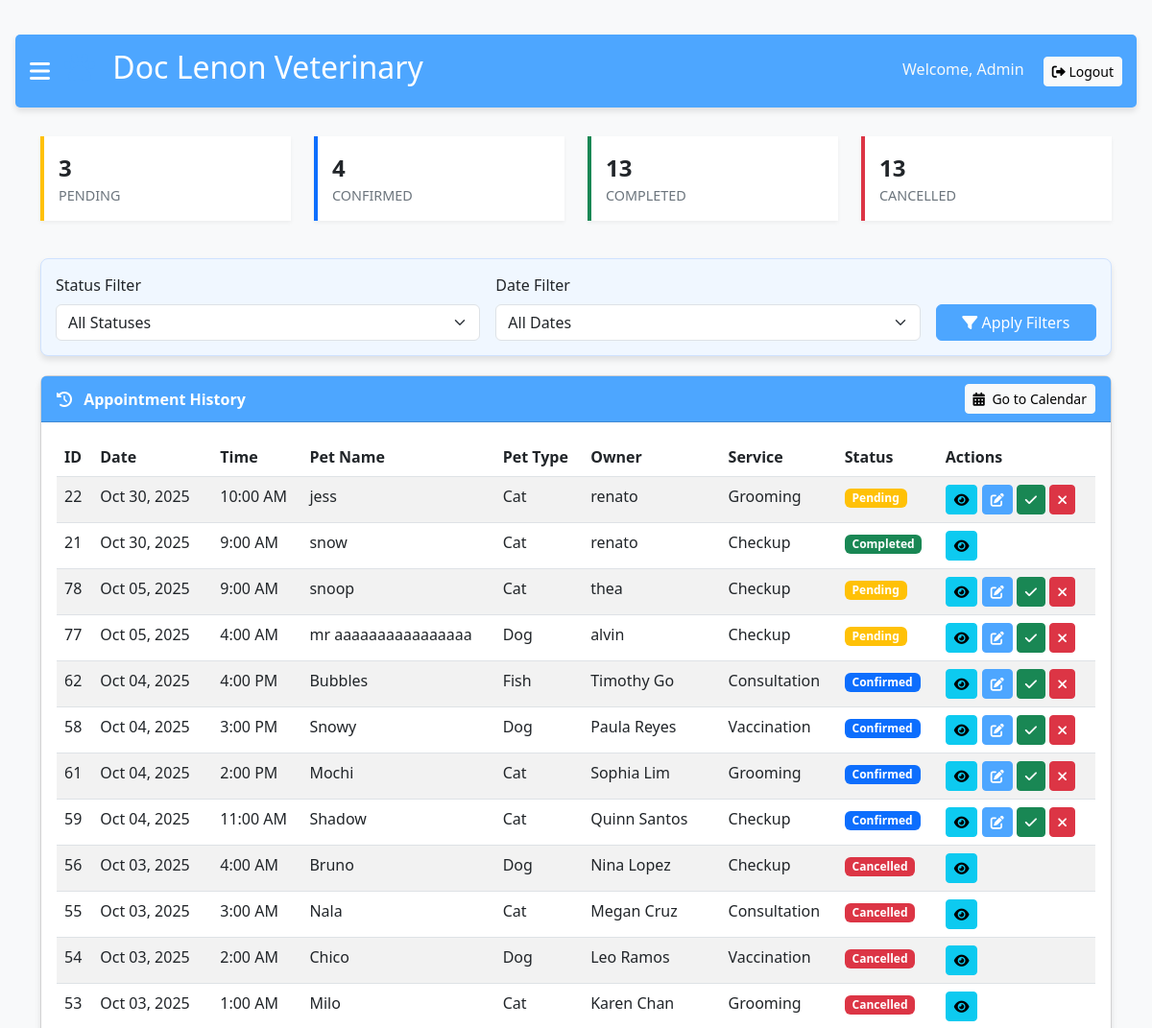
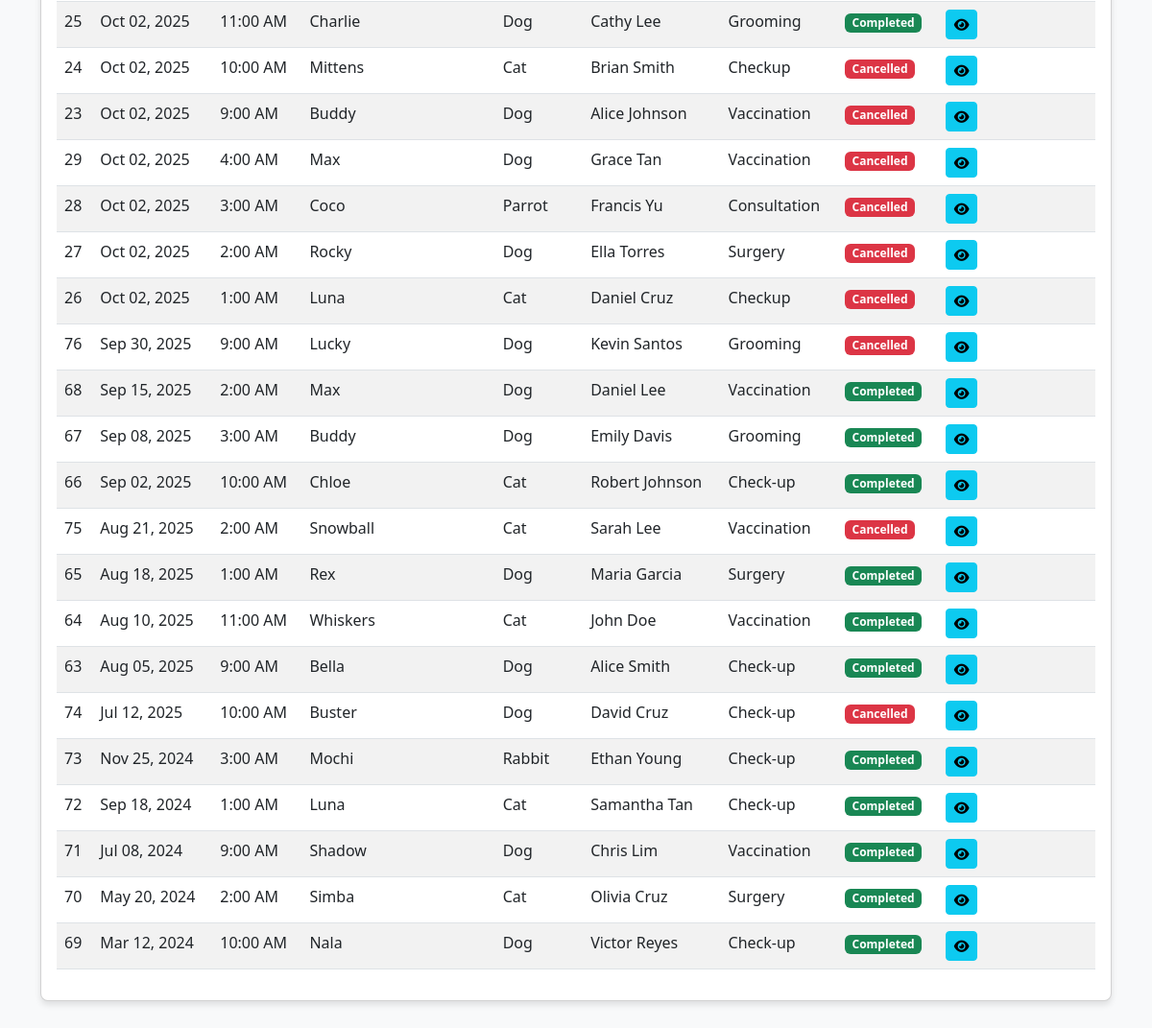
Page /history1.php (signed in) on the committed database (2 pictures, top to bottom).
### tables this page shows
CREATE TABLE `appointments` (
  `id` int(11) NOT NULL,
  `appointment_date` date NOT NULL,
  `appointment_time` time NOT NULL,
  `pet_name` varchar(100) NOT NULL,
  `pet_type` varchar(50) NOT NULL,
  `owner_name` varchar(100) NOT NULL,
  `owner_phone` varchar(20) NOT NULL,
  `service_type` varchar(50) NOT NULL,
  `notes` text DEFAULT NULL,
  `status` varchar(20) DEFAULT 'Pending',
  `created_at` timestamp NOT NULL DEFAULT current_timestamp()
);

### history1.php (the view, shortened to what this page needs)
<?php
$servername = "localhost";
$username = "root";
$password = "";
$dbname = "taho";
$conn = new mysqli($servername, $username, $password, $dbname);
$status_filter = isset($_GET['status']) ? $_GET['status'] : 'all';
$date_filter = isset($_GET['date_filter']) ? $_GET['date_filter'] : 'all';
$sql = "SELECT id, appointment_date, appointment_time, pet_name, pet_type, owner_name, owner_phone, service_type, notes, status, created_at
        FROM appointments WHERE 1=1";
$sql .= " ORDER BY appointment_date DESC, appointment_time DESC";
$result = $conn->query($sql);
$appointments = [];
if ($result && $result->num_rows > 0) {
    while ($row = $result->fetch_assoc()) {
        $appointments[] = $row;
    }
}
$stats_sql = "SELECT
                COUNT(*) as total,
                SUM(CASE WHEN status = 'Pending' THEN 1 ELSE 0 END) as pending,
                SUM(CASE WHEN status = 'Confirmed' THEN 1 ELSE 0 END) as confirmed,
                SUM(CASE WHEN status = 'Completed' THEN 1 ELSE 0 END) as completed,
                SUM(CASE WHEN status = 'Cancelled' THEN 1 ELSE 0 END) as cancelled,
                SUM(CASE WHEN appointment_date < CURDATE() THEN 1 ELSE 0 END) as past,
                SUM(CASE WHEN appointment_date = CURDATE() THEN 1 ELSE 0 END) as today,
                SUM(CASE WHEN appointment_date > CURDATE() THEN 1 ELSE 0 END) as upcoming
              FROM appointments";
$stats_result = $conn->query($stats_sql);
$stats = $stats_result->fetch_assoc();
?>
<!DOCTYPE html>
<html lang="en">
<head>
    <link href="https://cdn.jsdelivr.net/npm/bootstrap@5.3.0-alpha1/dist/css/bootstrap.min.css" rel="stylesheet">
    <link rel="stylesheet" href="https://cdnjs.cloudflare.com/ajax/libs/font-awesome/6.0.0/css/all.min.css">
    <link rel="stylesheet" href="https://cdn.datatables.net/1.11.5/css/dataTables.bootstrap5.min.css">
</head>
<body>
    <div id="main" class="main-content">
        <div class="admin-header">
            <div class="d-flex align-items-center">
                <span class="burger-menu" onclick="openNav()">
                    <i class="fas fa-bars"></i>
                </span>
                <h2><i class="fas fa-paw paw-logo"></i> Doc Lenon Veterinary</h2>
            </div>
            <div>
                <span class="text-light me-3">Welcome, Admin</span>
                <a href="?logout=1" class="btn btn-light btn-sm">
                    <i class="fas fa-sign-out-alt"></i> Logout
                </a>
            </div>
        </div>
        <div class="container">
            <div class="row mb-4">
                <div class="col-md-3">
                    <div class="stats-card stats-card-pending">
                        <div class="stats-number"><?php echo $stats['pending']; ?></div>
                        <div class="stats-title">Pending</div>
                    </div>
                </div>
                <div class="col-md-3">
                    <div class="stats-card stats-card-confirmed">
                        <div class="stats-number"><?php echo $stats['confirmed']; ?></div>
                        <div class="stats-title">Confirmed</div>
                    </div>
                </div>
                <div class="col-md-3">
                    <div class="stats-card stats-card-completed">
                        <div class="stats-number"><?php echo $stats['completed']; ?></div>
                        <div class="stats-title">Completed</div>
                    </div>
                </div>
                <div class="col-md-3">
                    <div class="stats-card stats-card-cancelled">
                        <div class="stats-number"><?php echo $stats['cancelled']; ?></div>
                        <div class="stats-title">Cancelled</div>
                    </div>
                </div>
            </div>
            <div class="card filter-card">
                <form id="filterForm" action="history1.php" method="GET" class="row g-3">
                    <div class="col-md-5">
                        <label for="status" class="form-label">Status Filter</label>
                        <select class="form-select" id="status" name="status">
                            <option value="all" <?php echo $status_filter === 'all' ? 'selected' : ''; ?>>All Statuses</option>
                        </select>
                    </div>
                    <div class="col-md-5">
                        <label for="date_filter" class="form-label">Date Filter</label>
                        <select class="form-select" id="date_filter" name="date_filter">
                            <option value="all" <?php echo $date_filter === 'all' ? 'selected' : ''; ?>>All Dates</option>
                        </select>
                    </div>
                    <div class="col-md-2 d-flex align-items-end">
                        <button type="submit" class="btn btn-primary w-100">
                            <i class="fas fa-filter"></i> Apply Filters
                        </button>
                    </div>
                </form>
            </div>
            <div class="card">
                <div class="card-header">
                    <div class="d-flex justify-content-between align-items-center">
                        <div>
                            <i class="fas fa-history me-2"></i> Appointment History
                        </div>
                        <div>
                            <a href="calendar.php" class="btn btn-sm btn-light">
                                <i class="fas fa-calendar-alt me-1"></i> Go to Calendar
                            </a>
                        </div>
                    </div>
                </div>
                <div class="card-body">
                    <div class="table-responsive">
                        <table id="appointmentHistoryTable" class="table table-striped table-hover">
                            <thead>
                                <tr>
                                    <th>ID</th>
                                    <th>Date</th>
                                    <th>Time</th>
                                    <th>Pet Name</th>
                                    <th>Pet Type</th>
                                    <th>Owner</th>
                                    <th>Service</th>
                                    <th>Status</th>
                                    <th>Actions</th>
                                </tr>
                            </thead>
                            <tbody>
                                <?php foreach ($appointments as $appointment): ?>
                                    <tr>
                                        <td><?php echo $appointment['id']; ?></td>
                                        <td><?php echo date('M d, Y', strtotime($appointment['appointment_date'])); ?></td>
                                        <td><?php echo date('g:i A', strtotime($appointment['appointment_time'])); ?></td>
                                        <td><?php echo htmlspecialchars($appointment['pet_name']); ?></td>
                                        <td><?php echo htmlspecialchars($appointment['pet_type']); ?></td>
                                        <td><?php echo htmlspecialchars($appointment['owner_name']); ?></td>
                                        <td><?php echo htmlspecialchars($appointment['service_type']); ?></td>
                                        <td>
                                            <?php
                                                $status_class = '';
                                                switch($appointment['status']) {
                                                    case 'Pending':
                                                        $status_class = 'bg-warning';
                                                        break;
                                                    case 'Confirmed':
                                                        $status_class = 'bg-primary';
                                                        break;
                                                    case 'Completed':
                                                        $status_class = 'bg-success';
                                                        break;
                                                    case 'Cancelled':
                                                        $status_class = 'bg-danger';
                                                        break;
                                                }
                                            ?>
                                            <span class="badge <?php echo $status_class; ?>"><?php echo $appointment['status']; ?></span>
                                        </td>
                                        <td>
                                            <button type="button" class="btn btn-sm btn-info view-btn" data-id="<?php echo $appointment['id']; ?>" title="View Details">
                                                <i class="fas fa-eye"></i>
                                            </button>
                                            <?php if ($appointment['status'] !== 'Completed' && $appointment['status'] !== 'Cancelled'): ?>
                                                <a href="calendar.php?edit_appointment=<?php echo $appointment['id']; ?>" class="btn btn-sm btn-primary" title="Edit">
                                                    <i class="fas fa-edit"></i>
                                                </a>
                                                <button type="button" class="btn btn-sm btn-success complete-btn" data-id="<?php echo $appointment['id']; ?>" title="Mark as Completed">
                                                    <i class="fas fa-check"></i>
                                                </button>
                                                <button type="button" class="btn btn-sm btn-danger cancel-btn" data-id="<?php echo $appointment['id']; ?>" title="Cancel">
                                                    <i class="fas fa-times"></i>
                                                </button>
                                            <?php endif; ?>
                                        </td>
                                    </tr>
                                <?php endforeach; ?>
                            </tbody>
                        </table>
                    </div>
                </div>
            </div>
        </div>
    </div>
</body>
</html>

### history1.php (style rules this page uses)
body { background-color: #f8f9fa; padding-top: 20px; overflow-x: hidden; }
.admin-header { background-color: #4DA6FF; color: white; padding: 15px; margin-bottom: 30px; border-radius: 5px; box-shadow: 0 4px 6px rgba(0, 0, 0, 0.1); display: flex; justify-content: space-between; align-items: center; }
.card { border-radius: 8px; box-shadow: 0 4px 6px rgba(0, 0, 0, 0.1); margin-bottom: 30px; }
.card-header { background-color: #4DA6FF; color: white; font-weight: bold; }
.btn-primary { background-color: #4DA6FF; border-color: #4DA6FF; }
.paw-logo { color: #4DA6FF; margin-right: 10px; }
.main-content { transition: margin-left .5s; padding: 16px; }
.burger-menu { font-size: 24px; cursor: pointer; color: white; margin-right: 15px; }
.filter-card { margin-bottom: 20px; padding: 15px; border-radius: 8px; background-color: #f0f7ff; border: 1px solid #cfe2ff; }
.stats-card { border-left: 4px solid; background-color: white; padding: 15px; margin-bottom: 15px; box-shadow: 0 2px 4px rgba(0,0,0,0.05); }
.stats-card-pending { border-left-color: #ffc107; }
.stats-card-confirmed { border-left-color: #0d6efd; }
.stats-card-completed { border-left-color: #198754; }
.stats-card-cancelled { border-left-color: #dc3545; }
.stats-number { font-size: 1.5rem; font-weight: bold; }
.stats-title { font-size: 0.9rem; color: #6c757d; text-transform: uppercase; }

### rows in the picture
appointments: id "22", appointment_date "Oct 30, 2025", appointment_time "10:00 AM", pet_name "jess", pet_type "Cat", owner_name "renato", service_type "Grooming", status "Pending"
appointments: id "21", appointment_date "Oct 30, 2025", appointment_time "9:00 AM", pet_name "snow", pet_type "Cat", owner_name "renato", service_type "Checkup", status "Completed"
appointments: id "78", appointment_date "Oct 05, 2025", appointment_time "9:00 AM", pet_name "snoop", pet_type "Cat", owner_name "thea", service_type "Checkup", status "Pending"
appointments: id "77", appointment_date "Oct 05, 2025", appointment_time "4:00 AM", pet_name "mr aaaaaaaaaaaaaaaa", pet_type "Dog", owner_name "alvin", service_type "Checkup", status "Pending"
appointments: id "62", appointment_date "Oct 04, 2025", appointment_time "4:00 PM", pet_name "Bubbles", pet_type "Fish", owner_name "Timothy Go", service_type "Consultation", status "Confirmed"
appointments: id "58", appointment_date "Oct 04, 2025", appointment_time "3:00 PM", pet_name "Snowy", pet_type "Dog", owner_name "Paula Reyes", service_type "Vaccination", status "Confirmed"
appointments: id "61", appointment_date "Oct 04, 2025", appointment_time "2:00 PM", pet_name "Mochi", pet_type "Cat", owner_name "Sophia Lim", service_type "Grooming", status "Confirmed"
appointments: id "59", appointment_date "Oct 04, 2025", appointment_time "11:00 AM", pet_name "Shadow", pet_type "Cat", owner_name "Quinn Santos", service_type "Checkup", status "Confirmed"
appointments: id "56", appointment_date "Oct 03, 2025", appointment_time "4:00 AM", pet_name "Bruno", pet_type "Dog", owner_name "Nina Lopez", service_type "Checkup", status "Cancelled"
appointments: id "55", appointment_date "Oct 03, 2025", appointment_time "3:00 AM", pet_name "Nala", pet_type "Cat", owner_name "Megan Cruz", service_type "Consultation", status "Cancelled"
appointments: id "54", appointment_date "Oct 03, 2025", appointment_time "2:00 AM", pet_name "Chico", pet_type "Dog", owner_name "Leo Ramos", service_type "Vaccination", status "Cancelled"
appointments: id "53", appointment_date "Oct 03, 2025", appointment_time "1:00 AM", pet_name "Milo", pet_type "Cat", owner_name "Karen Chan", service_type "Grooming", status "Cancelled"
appointments: id "25", appointment_date "Oct 02, 2025", appointment_time "11:00 AM", pet_name "Charlie", pet_type "Dog", owner_name "Cathy Lee", service_type "Grooming", status "Completed"
appointments: id "24", appointment_date "Oct 02, 2025", appointment_time "10:00 AM", pet_name "Mittens", pet_type "Cat", owner_name "Brian Smith", service_type "Checkup", status "Cancelled"
appointments: id "23", appointment_date "Oct 02, 2025", appointment_time "9:00 AM", pet_name "Buddy", pet_type "Dog", owner_name "Alice Johnson", service_type "Vaccination", status "Cancelled"
appointments: id "29", appointment_date "Oct 02, 2025", appointment_time "4:00 AM", pet_name "Max", pet_type "Dog", owner_name "Grace Tan", service_type "Vaccination", status "Cancelled"
appointments: id "28", appointment_date "Oct 02, 2025", appointment_time "3:00 AM", pet_name "Coco", pet_type "Parrot", owner_name "Francis Yu", service_type "Consultation", status "Cancelled"
appointments: id "27", appointment_date "Oct 02, 2025", appointment_time "2:00 AM", pet_name "Rocky", pet_type "Dog", owner_name "Ella Torres", service_type "Surgery", status "Cancelled"
appointments: id "26", appointment_date "Oct 02, 2025", appointment_time "1:00 AM", pet_name "Luna", pet_type "Cat", owner_name "Daniel Cruz", service_type "Checkup", status "Cancelled"
appointments: id "76", appointment_date "Sep 30, 2025", appointment_time "9:00 AM", pet_name "Lucky", pet_type "Dog", owner_name "Kevin Santos", service_type "Grooming", status "Cancelled"
appointments: id "68", appointment_date "Sep 15, 2025", appointment_time "2:00 AM", pet_name "Max", pet_type "Dog", owner_name "Daniel Lee", service_type "Vaccination", status "Completed"
appointments: id "67", appointment_date "Sep 08, 2025", appointment_time "3:00 AM", pet_name "Buddy", pet_type "Dog", owner_name "Emily Davis", service_type "Grooming", status "Completed"
appointments: id "66", appointment_date "Sep 02, 2025", appointment_time "10:00 AM", pet_name "Chloe", pet_type "Cat", owner_name "Robert Johnson", service_type "Check-up", status "Completed"
appointments: id "75", appointment_date "Aug 21, 2025", appointment_time "2:00 AM", pet_name "Snowball", pet_type "Cat", owner_name "Sarah Lee", service_type "Vaccination", status "Cancelled"
appointments: id "65", appointment_date "Aug 18, 2025", appointment_time "1:00 AM", pet_name "Rex", pet_type "Dog", owner_name "Maria Garcia", service_type "Surgery", status "Completed"
appointments: id "64", appointment_date "Aug 10, 2025", appointment_time "11:00 AM", pet_name "Whiskers", pet_type "Cat", owner_name "John Doe", service_type "Vaccination", status "Completed"
appointments: id "63", appointment_date "Aug 05, 2025", appointment_time "9:00 AM", pet_name "Bella", pet_type "Dog", owner_name "Alice Smith", service_type "Check-up", status "Completed"
appointments: id "74", appointment_date "Jul 12, 2025", appointment_time "10:00 AM", pet_name "Buster", pet_type "Dog", owner_name "David Cruz", service_type "Check-up", status "Cancelled"
appointments: id "73", appointment_date "Nov 25, 2024", appointment_time "3:00 AM", pet_name "Mochi", pet_type "Rabbit", owner_name "Ethan Young", service_type "Check-up", status "Completed"
appointments: id "72", appointment_date "Sep 18, 2024", appointment_time "1:00 AM", pet_name "Luna", pet_type "Cat", owner_name "Samantha Tan", service_type "Check-up", status "Completed"
appointments: id "71", appointment_date "Jul 08, 2024", appointment_time "9:00 AM", pet_name "Shadow", pet_type "Dog", owner_name "Chris Lim", service_type "Vaccination", status "Completed"
appointments: id "70", appointment_date "May 20, 2024", appointment_time "2:00 AM", pet_name "Simba", pet_type "Cat", owner_name "Olivia Cruz", service_type "Surgery", status "Completed"
appointments: id "69", appointment_date "Mar 12, 2024", appointment_time "10:00 AM", pet_name "Nala", pet_type "Dog", owner_name "Victor Reyes", service_type "Check-up", status "Completed"

### other values in the picture
$stats['pending'] "3"
$stats['confirmed'] "4"
$stats['completed'] "13"
$stats['cancelled'] "13"
